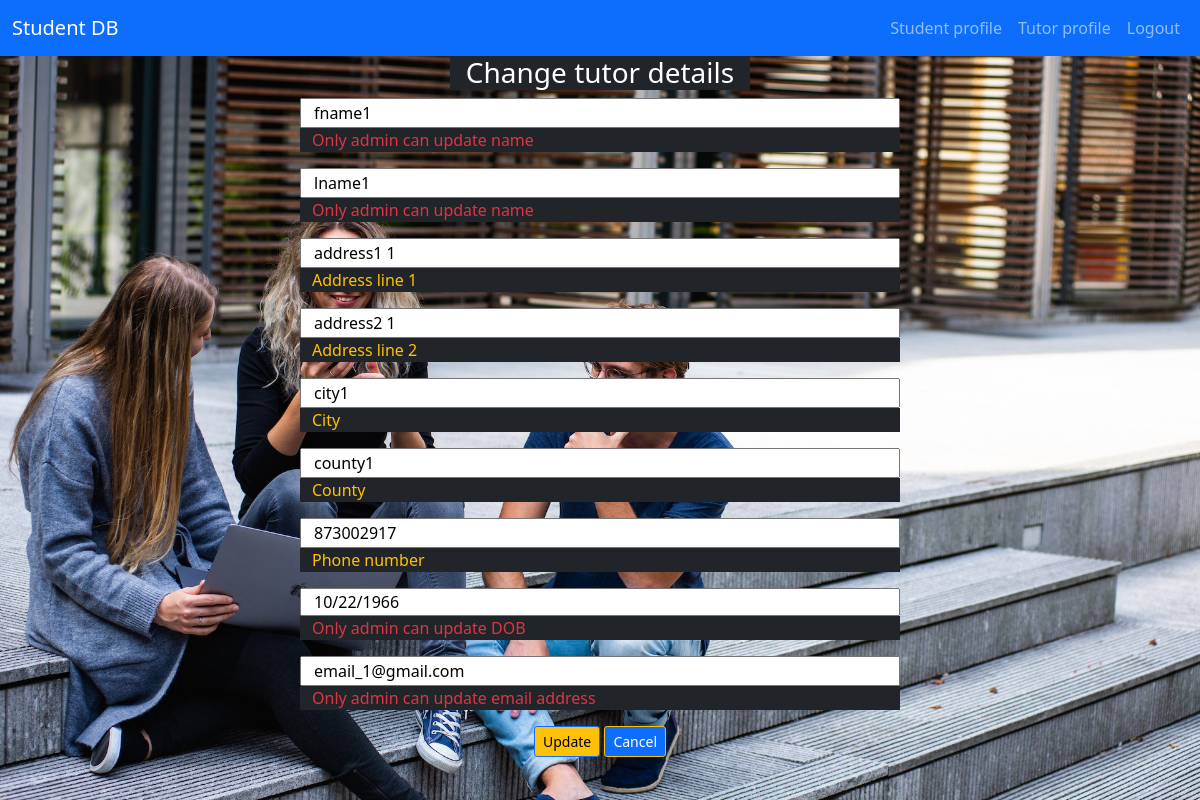
/update_tutor_profile/1 (signed in), run on an earlier commit of the app's database.
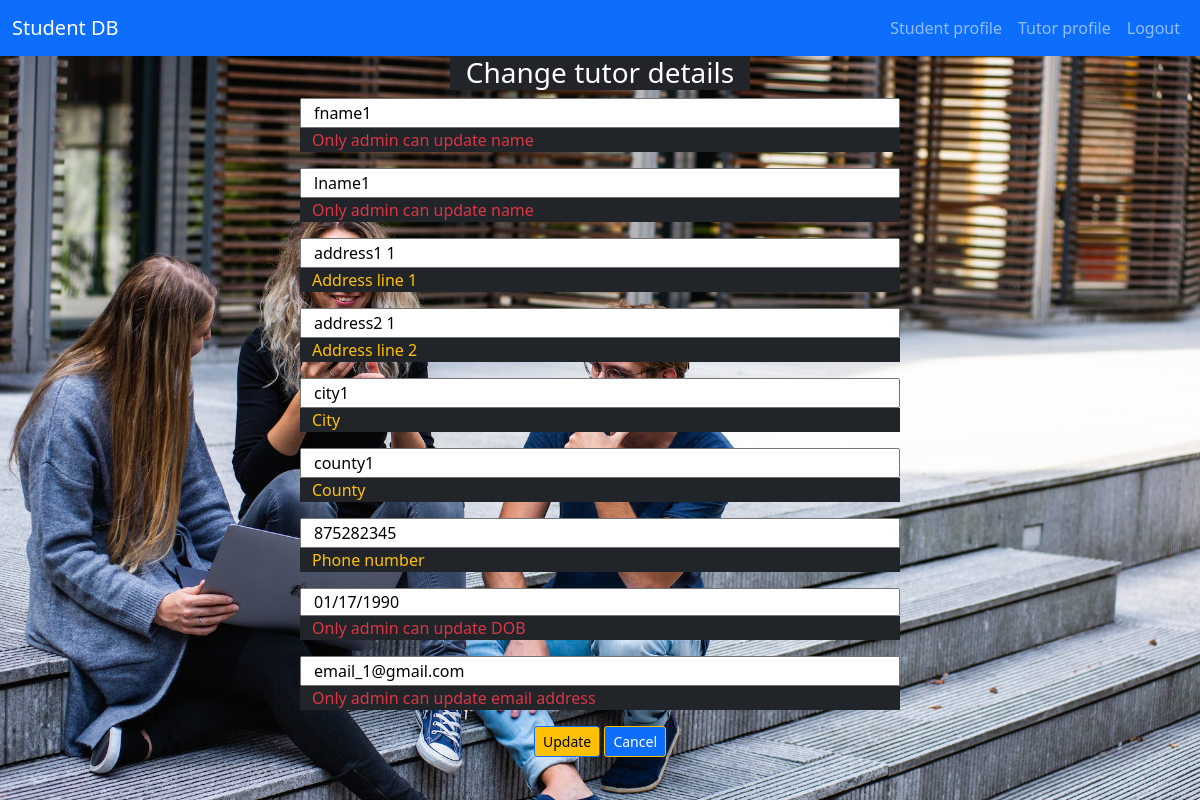
And on a later commit of the database.
### application/models.py (models this page shows, shortened)
class Tutors(db.Model):
    id = db.Column(db.Integer, primary_key=True)
    t_modules = db.relationship('Modules', cascade="all,delete", backref='tutors') # FK ref Modules
    tutor_fname = db.Column(db.String(30), nullable=False)
    tutor_lname = db.Column(db.String(30), nullable=False)
    tutor_address1 = db.Column(db.String(50), nullable=False)
    tutor_address2 = db.Column(db.String(50), nullable=False)
    tutor_city = db.Column(db.String(30), nullable=False)
    tutor_county = db.Column(db.String(30), nullable=False)
    tutor_phone = db.Column(db.String(20), nullable=False)
    tutor_DOB = db.Column(db.Date, nullable=False)
    tutor_email = db.Column(db.String(50), nullable=False)
    tutor_password_ff = db.Column(db.String(50), nullable=False)
    authority_lvl = db.Column(db.Integer, nullable=False)

### application/routes.py (the view, shortened to what this page needs)
@app.route("/update_tutor_profile/<int:tutor_id>", methods=["GET", "POST"])
def update_tutor_profile(tutor_id):
    if session['user_email']:
        form = TutorForm()
        tutor = Tutors.query.filter_by(id=tutor_id).first()
    return render_template("update_tutor_profile.html", form=form, tutor=tutor)

### templates/update_tutor_profile.html (shortened to what the changed rows need)
{% extends "base.html" %}
{% block content %}
    <div class="row m-auto w-50">
        <div class="">
            <div class="">
                <div class="row">
                    <form class="" method="POST" action="{{ url_for('update_tutor_profile', tutor_id=tutor.id) }}">
                        <div class="row">
                            {% if session['user_email'] == "admin@admin.com" %}
                            {{ form.tutor_fname(class="form-input small-input", value=tutor.tutor_fname) }}
                            <span class="text-warning bg-dark">Forename</span>
                            {% else %}
                            {{ form.tutor_fname(readonly=true, class="form-input small-input", value=tutor.tutor_fname) }}
                            <span class="text-danger bg-dark">Only admin can update name</span>
                            {% endif %}
                        </div>
                        <div class="row">
                            {% if session['user_email'] == "admin@admin.com" %}
                            {{ form.tutor_lname(class="form-input small-input", value=tutor.tutor_lname) }}
                            <span class="text-warning bg-dark">Surname</span>
                            {% else %}
                            {{ form.tutor_lname(readonly=true, class="form-input small-input", value=tutor.tutor_lname) }}
                            <span class="text-danger bg-dark">Only admin can update name</span>
                            {% endif %}
                        </div>
                        <div class="row">
                            {{ form.tutor_address1(class="form-input small-input", value=tutor.tutor_address1) }}
                            <span class="text-warning bg-dark">Address line 1</span>
                        </div>
                        <div class="row">
                        {{ form.tutor_address2(class="form-input small-input", value=tutor.tutor_address2) }}
                        <span class="text-warning bg-dark">Address line 2</span>
                        </div>
                        <div class="row">
                            {{ form.tutor_city(class="form-input small-input", value=tutor.tutor_city) }}
                            <span class="text-warning bg-dark">City</span>
                        </div>
                        <div class="row">
                            {{ form.tutor_county(class="form-input small-input", value=tutor.tutor_county) }}
                            <span class="text-warning bg-dark">County</span>
                        </div>
                        <div class="row">
                            {{ form.tutor_phone(class="form-input small-input", value=tutor.tutor_phone) }}
                            <span class="text-warning bg-dark">Phone number</span>
                        </div>
                        <div class="row">
                            {% if session['user_email'] == "admin@admin.com" %}
                            {{ form.tutor_DOB(class="form-input small-input", value=tutor.tutor_DOB) }}
                            <span class="text-warning bg-dark">Date of birth</span>
                            {% else %}
                            {{ form.tutor_DOB(readonly=true, class="form-input small-input", value=tutor.tutor_DOB) }}
                            <span class="text-danger bg-dark">Only admin can update DOB</span>
                            {% endif %}
                        </div>
                        <div class="row">
                            {% if session['user_email'] == "admin@admin.com" %}
                            {{ form.tutor_email(class="form-input small-input", value=tutor.tutor_email) }}
                            <span class="text-warning bg-dark">Email address</span>
                            {% else %}
                            {{ form.tutor_email(readonly=true, class="form-input small-input", value=tutor.tutor_email) }}
                            <span class="text-danger bg-dark">Only admin can update email address</span>
                            {% endif %}
                        </div>
                    </form>
                </div>
            </div>
        </div>
    </div>
{% endblock %}

What changed in the data, as far as the page shows it:
changed Tutors "fname1": tutor_phone "873002917" → "875282345"; tutor_DOB "10/22/1966" → "01/17/1990"
